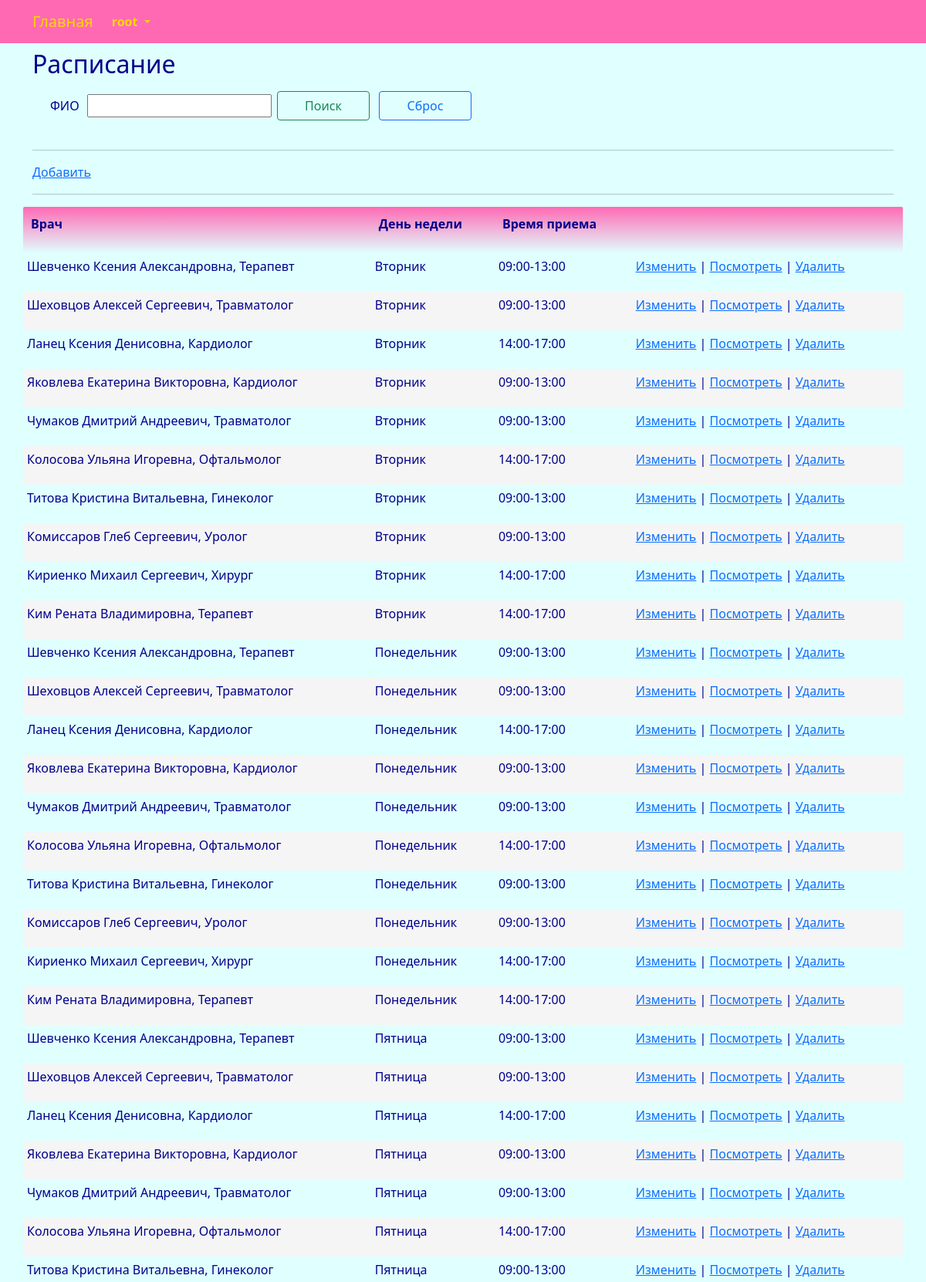
Page /schedule/index/ (signed in, upper part) on the committed database.
### center/models.py (models this page shows, shortened)
class Schedule(models.Model):
    WEEK_DAY_CHOICES = (
        (_('monday') ,_('monday')),
        (_('tuesday') ,_('tuesday')),
        (_('wednesday') ,_('wednesday')),
        (_('thursday') ,_('thursday')),
        (_('friday') ,_('friday')),
        (_('saturday') ,_('saturday')),
        (_('sunday') ,_('sunday')),
    )
    week_day = models.CharField(_('week_day'), max_length=16, choices=WEEK_DAY_CHOICES, default=_('monday'))
    time_schedule = models.CharField(_('time_schedule'), max_length=64)
    doctor = models.ForeignKey(Doctor, related_name='schedule_doctor', on_delete=models.CASCADE)
    class Meta:
        db_table = 'schedule'
        indexes = [
            models.Index(fields=['doctor']),
        ]
        ordering = ['week_day']

class Doctor(models.Model):
    full_name = models.CharField(_('full_name'), max_length=128)
    category = models.ForeignKey(Category, related_name='doctor_category', on_delete=models.CASCADE)
    branch = models.ForeignKey(Branch, related_name='branch_category', on_delete=models.CASCADE)
    specialization = models.ForeignKey(Specialization, related_name='doctor_specialization', on_delete=models.CASCADE)
    user = models.OneToOneField(User, related_name='doctor_user', on_delete=models.PROTECT)
    class Meta:
        db_table = 'doctor'
        indexes = [
            models.Index(fields=['full_name']),
        ]
        ordering = ['full_name']
    def __str__(self):
        return "{}, {}".format(self.full_name, self.specialization)

class Specialization(models.Model):
    specialization_title = models.CharField(_('specialization_title'), max_length=255, unique=True)
    class Meta:
        db_table = 'specialization'
        ordering = ['specialization_title']
    def __str__(self):
        return "{}".format(self.specialization_title)

### center/views.py (the view)
# urls.py: path('schedule/index/', views.schedule_index, name='schedule_index'),
@login_required
@user_passes_test(lambda u: u.is_superuser)
def schedule_index(request):
    try:
        schedule = Schedule.objects.all()
        if request.method == "POST":
            if 'searchBtn' in request.POST:
                title_search = request.POST.get("title_search")
                if title_search != '':
                    doctor_query = Doctor.objects.filter(full_name__contains = title_search).only('id').all()
                    schedule = schedule.filter(doctor_id__in = doctor_query)
                return render(request, "schedule/index.html", {"schedule": schedule,  "title_search": title_search })
            else:
                return render(request, "schedule/index.html", {"schedule": schedule, })
        else:
            return render(request, "schedule/index.html", {"schedule": schedule, })
        return render(request, "schedule/index.html", {"schedule": schedule,})
    except Exception as exception:
        print(exception)
        return HttpResponse(exception)

### templates/schedule/index.html (shortened to what this page needs)
{% extends "base.html" %}
{% load i18n %}
{% block content %}
<h2>{% trans "schedules" %}</h2>
<div class="row" style="margin: 10px">
	<form method="POST" enctype="multipart/form-data">
		<table>
			<tbody>
				<tr>
					<td>
						<p>{% trans "full_name" %} &nbsp;</p>
					</td>
					<td>
						<p><input type="search" value="{{title_search}}" name="title_search"></p>
					</td>
					<td>
						<p><button class="btn btn-outline-success" name="searchBtn" style="width:120px; margin:5px">{% trans "Search" %}</button></p>
					</td>
					<td>
						<p><button class="btn btn-outline-primary" name="resetBtn" type="submit" onClick="window.location.reload();" style="width:120px; margin:5px">{% trans "Reset" %}</button></p>
					</td>
				</tr>
			</tbody>
		</table>
	</form>
</div>
<hr>
<p><a href="{% url 'schedule_create'%}">{% trans "Add" %}</a></p>
<hr>
{% if schedule.count > 0 %}
<div class="row">
	<table id="myTable" class="table-manager" style="width:100%">
		<thead>
			<tr>
				<th><p>{% trans "doctor" %}</p></th>
				<th><p>{% trans "week_day" %}</p></th>
				<th><p>{% trans "time_schedule" %}</p></th>
				<th><p></p></th>
			</tr>
		</thead>
		<tbody>
			{% for e in schedule %}
			<tr>
				<td><p>{{ e.doctor }}</p></td>
				<td><p>{{ e.week_day }}</p></td>
				<td><p>{{ e.time_schedule }}</p></td>
				<td>
					<p>
					<a href="{% url 'schedule_edit' e.id %}">{% trans "Change" %}</a> |
					<a href="{% url 'schedule_read' e.id %}">{% trans "View" %}</a> |
					<a onclick="return confirm('Удалить запись?')" href="{% url 'schedule_delete' e.id %}">{% trans "Delete" %}</a>
					</p>
				</td>
			</tr>
			{% endfor %}
		</tbody>
	</table>
</div>
{% endif %}
{% endblock content %}

### templates/base.html (shortened to what this page needs)
<!DOCTYPE html>
{% load static %}
{% load i18n %}
<html>
	<head>
		<link rel="stylesheet" href="{% static 'css/bootstrap.min.css' %}">
		<link rel="stylesheet" href="{% static 'css/styles.css' %}" />
	</head>
	<nav class="navbar navbar-expand-lg justify-content-center">
		<div class="container">
			<div class="collapse navbar-collapse" id="mainMenu">
				<ul class="navbar-nav me-auto mb-2 mb-lg-0">
					<a class="navbar-brand" href="{{ HTTP_HOST }}/">{% trans "Home" %}</a>
					{% if user.is_authenticated %}
					<li class="nav-item dropdown">
						<a class="nav-link dropdown-toggle" href="#" id="navbarDropdown" role="button" data-bs-toggle="dropdown" aria-expanded="false">
							{{ user.username }}
						</a>
					</li>
					{% else %}
					<form class="form-inline ml-auto">
						<a href="{% url 'login' %}" class="btn btn-outline-secondary">{% trans "Log In" %}</a>
						<a href="{% url 'signup' %}" class="btn btn-primary ml-2">{% trans "Sign up" %}</a>
					</form>
					{% endif %}
				</ul>
			</div>
		</div>
	</nav>
	<body>
		<div class="container">
			{% block content%}{% endblock content %}
		</div>
	</body>
</html>

### static/css/styles.css (style rules this page uses)
:root { --navbar-background-color: HotPink; --navbar-text-color: Gold; --main-background-color-light: LightCyan; --main-background-color-dark: HotPink; --main-text-color: DarkBlue; --main-header-color: DarkBlue; --main-text-attention-color: Purple; --footer-background-color-light: LightCyan; --footer-background-color-dark: MediumVioletRed; --footer-text-color: Teal; --card-background-color-light: Pink; --card-background-color-dark: HotPink; --card-text-color: SeaGreen; --table-background-color-light: LightCyan; --table-background-color-dark: #F5F5F5; --table-text-color: DarkBlue; --star-size: 30px; --star-color: LightYellow; --star-background: Yellow ; }
.navbar { background-color: var(--navbar-background-color); color: var(--navbar-text-color); }
.navbar .navbar-nav, .navbar .navbar-nav .navbar-text { color: var(--navbar-text-color); }
.navbar ul { background-color: var(--navbar-background-color); color: var(--navbar-text-color); }
.navbar li { background-color: var(--navbar-background-color); color: var(--navbar-text-color); }
.navbar a { background-color: var(--navbar-background-color); color: var(--navbar-text-color); }
.navbar-brand { background-color: var(--navbar-background-color); color: var(--navbar-text-color); }
.nav-item { background-color: var(--navbar-background-color); color: var(--navbar-text-color); font-weight: bold; }
body { background-color: var(--main-background-color-light); }
h1, h2, h3, h4, h5, h6 { color: var(--main-header-color); }
p, ul, li, label { color: var(--main-text-color); }
.table-manager { background-color: var(--main-background-color-light); width: 100%; }
.table-manager tbody { background-color: var(--main-background-color-light); border: none; margin-top: 20px; margin-bottom: 20px; }
.table-manager thead th { color: var(--main-text-color); font-weight: bold; text-align: left; padding: 10px; background-image: linear-gradient(top, var(--main-background-color-dark), var(--main-background-color-light)); background-image: -o-linear-gradient(top, var(--main-background-color-dark), var(--main-background-color-light)); background-image: -moz-linear-gradient(top, var(--main-background-color-dark), var(--main-background-color-light)); background-image: -webkit-linear-gradient(top, var(--main-background-color-dark), var(--main-background-color-light)); }
.table-manager thead tr th:first-child { border-radius: 2px 0 0 2px; }
.table-manager thead tr th:last-child { border-radius: 0 2px 2px 0; }
.table-manager tbody td { text-align: left; border: none; padding: 5px 5px; vertical-align: top; }
.table-manager tbody tr:nth-child(odd) { background: var(--table-background-color-light); }
.table-manager tbody tr:nth-child(even) { background: var(--table-background-color-dark); }
.table-manager tbody tr td:first-child { border-radius: 2px 0 0 2px; }
.table-manager tbody tr td:last-child { border-radius: 0 2px 2px 0; }

### rows in the picture
Schedule: doctor "Шевченко Ксения Александровна, Терапевт", week_day "Вторник", time_schedule "09:00-13:00"
Schedule: doctor "Шеховцов Алексей Сергеевич, Травматолог", week_day "Вторник", time_schedule "09:00-13:00"
Schedule: doctor "Ланец Ксения Денисовна, Кардиолог", week_day "Вторник", time_schedule "14:00-17:00"
Schedule: doctor "Яковлева Екатерина Викторовна, Кардиолог", week_day "Вторник", time_schedule "09:00-13:00"
Schedule: doctor "Чумаков Дмитрий Андреевич, Травматолог", week_day "Вторник", time_schedule "09:00-13:00"
Schedule: doctor "Колосова Ульяна Игоревна, Офтальмолог", week_day "Вторник", time_schedule "14:00-17:00"
Schedule: doctor "Титова Кристина Витальевна, Гинеколог", week_day "Вторник", time_schedule "09:00-13:00"
Schedule: doctor "Комиссаров Глеб Сергеевич, Уролог", week_day "Вторник", time_schedule "09:00-13:00"
Schedule: doctor "Кириенко Михаил Сергеевич, Хирург", week_day "Вторник", time_schedule "14:00-17:00"
Schedule: doctor "Ким Рената Владимировна, Терапевт", week_day "Вторник", time_schedule "14:00-17:00"
Schedule: doctor "Шевченко Ксения Александровна, Терапевт", week_day "Понедельник", time_schedule "09:00-13:00"
Schedule: doctor "Шеховцов Алексей Сергеевич, Травматолог", week_day "Понедельник", time_schedule "09:00-13:00"
Schedule: doctor "Ланец Ксения Денисовна, Кардиолог", week_day "Понедельник", time_schedule "14:00-17:00"
Schedule: doctor "Яковлева Екатерина Викторовна, Кардиолог", week_day "Понедельник", time_schedule "09:00-13:00"
Schedule: doctor "Чумаков Дмитрий Андреевич, Травматолог", week_day "Понедельник", time_schedule "09:00-13:00"
Schedule: doctor "Колосова Ульяна Игоревна, Офтальмолог", week_day "Понедельник", time_schedule "14:00-17:00"
Schedule: doctor "Титова Кристина Витальевна, Гинеколог", week_day "Понедельник", time_schedule "09:00-13:00"
Schedule: doctor "Комиссаров Глеб Сергеевич, Уролог", week_day "Понедельник", time_schedule "09:00-13:00"
Schedule: doctor "Кириенко Михаил Сергеевич, Хирург", week_day "Понедельник", time_schedule "14:00-17:00"
Schedule: doctor "Ким Рената Владимировна, Терапевт", week_day "Понедельник", time_schedule "14:00-17:00"
Schedule: doctor "Шевченко Ксения Александровна, Терапевт", week_day "Пятница", time_schedule "09:00-13:00"
Schedule: doctor "Шеховцов Алексей Сергеевич, Травматолог", week_day "Пятница", time_schedule "09:00-13:00"
Schedule: doctor "Ланец Ксения Денисовна, Кардиолог", week_day "Пятница", time_schedule "14:00-17:00"
Schedule: doctor "Яковлева Екатерина Викторовна, Кардиолог", week_day "Пятница", time_schedule "09:00-13:00"
Schedule: doctor "Чумаков Дмитрий Андреевич, Травматолог", week_day "Пятница", time_schedule "09:00-13:00"
Schedule: doctor "Колосова Ульяна Игоревна, Офтальмолог", week_day "Пятница", time_schedule "14:00-17:00"
Schedule: doctor "Титова Кристина Витальевна, Гинеколог", week_day "Пятница", time_schedule "09:00-13:00"

### other values in the picture
{{ user.username }} "root"
